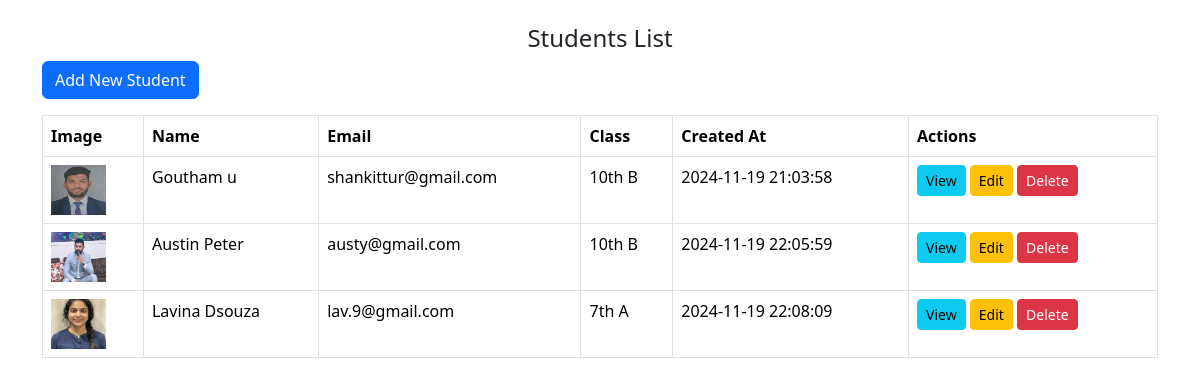
The page / on the database its author committed.
### tables this page shows
CREATE TABLE `student` (
  `id` int(11) NOT NULL,
  `name` varchar(255) NOT NULL,
  `email` varchar(255) NOT NULL,
  `address` text DEFAULT NULL,
  `class_id` int(11) DEFAULT NULL,
  `image` varchar(255) DEFAULT NULL,
  `created_at` datetime DEFAULT current_timestamp()
);

CREATE TABLE `classes` (
  `class_id` int(11) NOT NULL,
  `name` varchar(255) NOT NULL,
  `created_at` datetime DEFAULT current_timestamp()
);

### index.php (the view, shortened to what this page needs)
<?php
include 'config.php';
include 'menu.php';
    ?>
<div class="container mt-4">
    <div class="table-responsive">
        <h4 class="text-center">Students List</h4>
        <a href="create.php" class="btn btn-primary mb-3">Add New Student</a>
        <table class="table table-bordered">
            <thead>
                <tr>
                    <th>Image</th>
                    <th>Name</th>
                    <th>Email</th>
                    <th>Class</th>
                    <th>Created At</th>
                    <th>Actions</th>
                </tr>
            </thead>
            <tbody>
                <?php
                $sql = "SELECT student.*, classes.name AS class_name
                FROM student
                LEFT JOIN classes ON student.class_id = classes.class_id";
                $statement = $conn->prepare($sql);
                $statement->execute();
                $students = $statement->fetchAll(PDO::FETCH_ASSOC);
                if (count($students) > 0) {
                    foreach ($students as $student) {
                        $name = $student['name'];
                        $email = $student['email'];
                        $class_name = $student['class_name'];
                        $created = $student['created_at'];
                        $image = $student['image'];
                ?>
                        <tr>
                            <td><img src="uploads/<?php echo $image; ?>" width="55" height="50px"></td>
                            <td><?php echo $name; ?></td>
                            <td><?php echo $email; ?></td>
                            <td><?php echo $class_name; ?></td>
                            <td><?php echo $created; ?></td>
                            <td>
                                <a href="view.php?id=<?= $student['id'] ?>" class="btn btn-info btn-sm">View</a>
                                <a href="edit.php?id=<?= $student['id'] ?>" class="btn btn-warning btn-sm">Edit</a>
                                <a href="delete.php?id=<?= $student['id'] ?>" class="btn btn-danger btn-sm">Delete</a>
                            </td>
                        </tr>
                <?php
                    }
                } else {
                    echo "<tr><td colspan='4'>No students found</td></tr>";
                }
                ?>
            </tbody>
        </table>
    </div>
</div>
</body>
</html>

### menu.php (shortened to what this page needs)
<!DOCTYPE html>
<html lang="en">
<head>
  <link href="https://cdn.jsdelivr.net/npm/bootstrap@5.3.3/dist/css/bootstrap.min.css" rel="stylesheet">
  <link href="https://cdnjs.cloudflare.com/ajax/libs/font-awesome/6.6.0/css/all.min.css" rel="stylesheet">
  <link rel="stylesheet" href="style.css">
</head>
<body>

### rows shown on the page
student: image (picture), name "Goutham u", email "shankittur@gmail.com", class.name "10th B", created_at "2024-11-19 21:03:58"
student: image (picture), name "Austin Peter", email "austy@gmail.com", class.name "10th B", created_at "2024-11-19 22:05:59"
student: image (picture), name "Lavina Dsouza", email "lav.9@gmail.com", class.name "7th A", created_at "2024-11-19 22:08:09"
